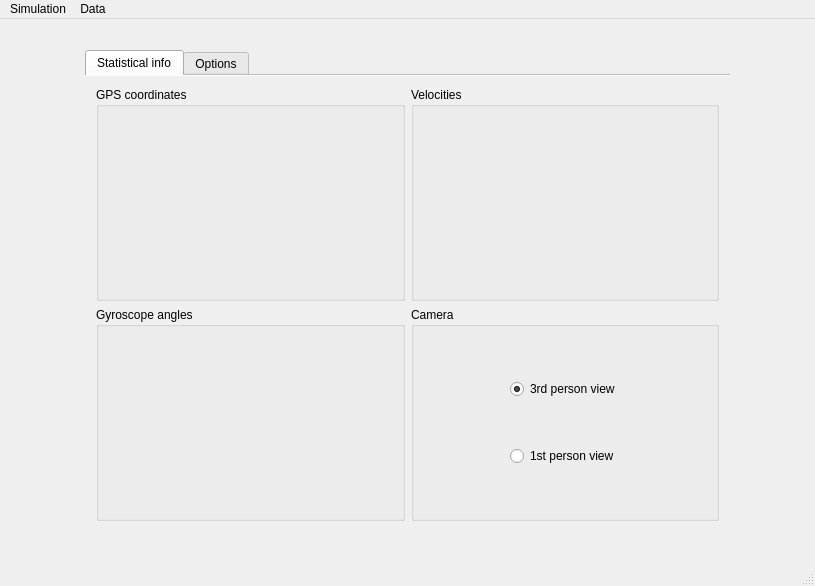
<?xml version="1.0" encoding="UTF-8"?>
<ui version="4.0">
 <class>ControlWindow</class>
 <widget class="QMainWindow" name="ControlWindow">
  <property name="geometry">
   <rect>
    <x>0</x>
    <y>0</y>
    <width>815</width>
    <height>586</height>
   </rect>
  </property>
  <property name="windowTitle">
   <string>ControlWindow</string>
  </property>
  <widget class="QWidget" name="centralWidget">
   <layout class="QGridLayout" name="gridLayout">
    <item row="0" column="0">
     <widget class="QWidget" name="MainWidget" native="true">
      <property name="sizePolicy">
       <sizepolicy hsizetype="Expanding" vsizetype="Expanding">
        <horstretch>0</horstretch>
        <verstretch>0</verstretch>
       </sizepolicy>
      </property>
      <property name="maximumSize">
       <size>
        <width>800</width>
        <height>521</height>
       </size>
      </property>
      <layout class="QGridLayout" name="gridLayout_3">
       <item row="0" column="0" alignment="Qt::AlignHCenter|Qt::AlignVCenter">
        <widget class="QTabWidget" name="tabWidget">
         <property name="maximumSize">
          <size>
           <width>782</width>
           <height>503</height>
          </size>
         </property>
         <property name="currentIndex">
          <number>0</number>
         </property>
         <property name="usesScrollButtons">
          <bool>false</bool>
         </property>
         <property name="documentMode">
          <bool>true</bool>
         </property>
         <property name="tabsClosable">
          <bool>false</bool>
         </property>
         <property name="movable">
          <bool>true</bool>
         </property>
         <widget class="QWidget" name="Stats">
          <property name="maximumSize">
           <size>
            <width>761</width>
            <height>468</height>
           </size>
          </property>
          <attribute name="title">
           <string>Statistical info</string>
          </attribute>
          <layout class="QGridLayout" name="gridLayout_2">
           <item row="0" column="0">
            <widget class="QGroupBox" name="GPSGroupBox">
             <property name="title">
              <string>GPS coordinates</string>
             </property>
             <layout class="QGridLayout" name="gridLayout_4">
              <item row="0" column="0">
               <widget class="GraphWidget" name="GPSGLWidget" native="true"/>
              </item>
             </layout>
            </widget>
           </item>
           <item row="0" column="1">
            <widget class="QGroupBox" name="VelocitiesGroupBox">
             <property name="title">
              <string>Velocities</string>
             </property>
             <layout class="QGridLayout" name="gridLayout_5">
              <item row="0" column="0">
               <widget class="GraphWidget" name="VelocitiesGLWidget" native="true"/>
              </item>
             </layout>
            </widget>
           </item>
           <item row="1" column="1">
            <widget class="QGroupBox" name="CameraGroupBox">
             <property name="title">
              <string>Camera</string>
             </property>
             <layout class="QGridLayout" name="gridLayout_7">
              <item row="0" column="0" alignment="Qt::AlignHCenter">
               <widget class="QRadioButton" name="tpvButton">
                <property name="text">
                 <string>3rd person view</string>
                </property>
                <property name="checked">
                 <bool>true</bool>
                </property>
               </widget>
              </item>
              <item row="1" column="0" alignment="Qt::AlignHCenter">
               <widget class="QRadioButton" name="fpvButton">
                <property name="text">
                 <string>1st person view</string>
                </property>
               </widget>
              </item>
             </layout>
            </widget>
           </item>
           <item row="1" column="0">
            <widget class="QGroupBox" name="AnglesGroupBox">
             <property name="title">
              <string>Gyroscope angles</string>
             </property>
             <layout class="QGridLayout" name="gridLayout_6">
              <item row="0" column="0">
               <widget class="GraphWidget" name="AnglesGLWidget" native="true"/>
              </item>
             </layout>
            </widget>
           </item>
          </layout>
         </widget>
         <widget class="QWidget" name="Options">
          <property name="maximumSize">
           <size>
            <width>761</width>
            <height>468</height>
           </size>
          </property>
          <attribute name="title">
           <string>Options</string>
          </attribute>
          <layout class="QFormLayout" name="formLayout_2">
           <item row="0" column="0" colspan="2">
            <layout class="QGridLayout" name="grid">
             <item row="0" column="0">
              <widget class="QGroupBox" name="groupBox_7">
               <property name="title">
                <string>Forces</string>
               </property>
               <layout class="QGridLayout" name="gridLayout_14">
                <item row="0" column="0">
                 <layout class="QGridLayout" name="gridLayout_18">
                  <item row="0" column="1">
                   <widget class="QDoubleSpinBox" name="doubleSpinBox_11">
                    <property name="minimum">
                     <double>0.010000000000000</double>
                    </property>
                    <property name="singleStep">
                     <double>0.010000000000000</double>
                    </property>
                    <property name="value">
                     <double>9.810000000000000</double>
                    </property>
                   </widget>
                  </item>
                  <item row="1" column="1">
                   <widget class="QDoubleSpinBox" name="doubleSpinBox_12">
                    <property name="maximum">
                     <double>0.990000000000000</double>
                    </property>
                    <property name="singleStep">
                     <double>0.010000000000000</double>
                    </property>
                    <property name="value">
                     <double>0.020000000000000</double>
                    </property>
                   </widget>
                  </item>
                  <item row="1" column="0">
                   <widget class="QLabel" name="label_18">
                    <property name="text">
                     <string>Resistance coefficient:</string>
                    </property>
                   </widget>
                  </item>
                  <item row="0" column="0">
                   <widget class="QLabel" name="label_17">
                    <property name="text">
                     <string>Gravitational constant:</string>
                    </property>
                   </widget>
                  </item>
                 </layout>
                </item>
               </layout>
              </widget>
             </item>
             <item row="0" column="1" rowspan="2">
              <widget class="QGroupBox" name="gps">
               <property name="title">
                <string>GPS</string>
               </property>
               <layout class="QGridLayout" name="gridLayout_8">
                <item row="0" column="0">
                 <widget class="QCheckBox" name="gpsNoiseCheckBox">
                  <property name="text">
                   <string>GPS noise</string>
                  </property>
                 </widget>
                </item>
                <item row="1" column="0">
                 <widget class="QLabel" name="gpsLabel">
                  <property name="text">
                   <string>Parameters:</string>
                  </property>
                 </widget>
                </item>
                <item row="2" column="0">
                 <layout class="QHBoxLayout" name="gpsMathExpect">
                  <item>
                   <widget class="QLabel" name="gpsMathExpectLabel">
                    <property name="text">
                     <string>Math expectation:</string>
                    </property>
                   </widget>
                  </item>
                  <item>
                   <widget class="QDoubleSpinBox" name="gpsMathExpectSpinBox"/>
                  </item>
                 </layout>
                </item>
                <item row="3" column="0">
                 <layout class="QHBoxLayout" name="gpsStdLayout">
                  <item>
                   <widget class="QLabel" name="stdLabel">
                    <property name="text">
                     <string>Standart deviation:</string>
                    </property>
                   </widget>
                  </item>
                  <item>
                   <widget class="QDoubleSpinBox" name="stdSpinBox"/>
                  </item>
                 </layout>
                </item>
               </layout>
              </widget>
             </item>
             <item row="0" column="2" rowspan="2">
              <widget class="QGroupBox" name="groupBox_5">
               <property name="title">
                <string>Angle</string>
               </property>
               <layout class="QGridLayout" name="gridLayout_11">
                <item row="0" column="0">
                 <widget class="QCheckBox" name="checkBox_6">
                  <property name="text">
                   <string>Gyroscope noise</string>
                  </property>
                 </widget>
                </item>
                <item row="1" column="0">
                 <widget class="QLabel" name="label_4">
                  <property name="text">
                   <string>Parameters:</string>
                  </property>
                 </widget>
                </item>
                <item row="2" column="0">
                 <layout class="QHBoxLayout" name="horizontalLayout_5">
                  <item>
                   <widget class="QLabel" name="label_11">
                    <property name="text">
                     <string>Math expectation:</string>
                    </property>
                   </widget>
                  </item>
                  <item>
                   <widget class="QDoubleSpinBox" name="doubleSpinBox_7"/>
                  </item>
                 </layout>
                </item>
                <item row="3" column="0">
                 <layout class="QHBoxLayout" name="horizontalLayout_6">
                  <item>
                   <widget class="QLabel" name="label_12">
                    <property name="text">
                     <string>Standart deviation:</string>
                    </property>
                   </widget>
                  </item>
                  <item>
                   <widget class="QDoubleSpinBox" name="doubleSpinBox_8"/>
                  </item>
                 </layout>
                </item>
               </layout>
              </widget>
             </item>
             <item row="1" column="0" rowspan="2">
              <widget class="QGroupBox" name="groupBox_8">
               <property name="title">
                <string>Physics options</string>
               </property>
               <layout class="QGridLayout" name="gridLayout_15">
                <item row="0" column="0">
                 <layout class="QGridLayout" name="gridLayout_13">
                  <item row="0" column="0">
                   <widget class="QLabel" name="label_19">
                    <property name="text">
                     <string>Physics FPS:</string>
                    </property>
                   </widget>
                  </item>
                  <item row="0" column="1">
                   <widget class="QDoubleSpinBox" name="doubleSpinBox_13">
                    <property name="minimum">
                     <double>1.000000000000000</double>
                    </property>
                    <property name="maximum">
                     <double>100.000000000000000</double>
                    </property>
                    <property name="singleStep">
                     <double>1.000000000000000</double>
                    </property>
                    <property name="value">
                     <double>30.000000000000000</double>
                    </property>
                   </widget>
                  </item>
                  <item row="1" column="0">
                   <widget class="QLabel" name="label_20">
                    <property name="text">
                     <string>Mass:</string>
                    </property>
                   </widget>
                  </item>
                  <item row="1" column="1">
                   <widget class="QDoubleSpinBox" name="doubleSpinBox_14">
                    <property name="minimum">
                     <double>0.100000000000000</double>
                    </property>
                    <property name="maximum">
                     <double>10.000000000000000</double>
                    </property>
                    <property name="singleStep">
                     <double>0.100000000000000</double>
                    </property>
                    <property name="value">
                     <double>1.500000000000000</double>
                    </property>
                   </widget>
                  </item>
                  <item row="2" column="0">
                   <widget class="QLabel" name="label_21">
                    <property name="text">
                     <string>Troque limit:</string>
                    </property>
                   </widget>
                  </item>
                  <item row="2" column="1">
                   <widget class="QDoubleSpinBox" name="doubleSpinBox_15">
                    <property name="minimum">
                     <double>2.000000000000000</double>
                    </property>
                   </widget>
                  </item>
                  <item row="3" column="0">
                   <widget class="QLabel" name="label_22">
                    <property name="text">
                     <string>Prob of action:</string>
                    </property>
                   </widget>
                  </item>
                  <item row="3" column="1">
                   <widget class="QDoubleSpinBox" name="doubleSpinBox_16">
                    <property name="maximum">
                     <double>1.000000000000000</double>
                    </property>
                    <property name="singleStep">
                     <double>0.010000000000000</double>
                    </property>
                    <property name="value">
                     <double>0.750000000000000</double>
                    </property>
                   </widget>
                  </item>
                 </layout>
                </item>
               </layout>
              </widget>
             </item>
             <item row="2" column="1" rowspan="2">
              <widget class="QGroupBox" name="groupBox_6">
               <property name="title">
                <string>Velocity</string>
               </property>
               <layout class="QGridLayout" name="gridLayout_12">
                <item row="0" column="0">
                 <widget class="QCheckBox" name="checkBox_7">
                  <property name="text">
                   <string>Velocity noise</string>
                  </property>
                 </widget>
                </item>
                <item row="1" column="0">
                 <widget class="QLabel" name="label_13">
                  <property name="text">
                   <string>Parameters:</string>
                  </property>
                 </widget>
                </item>
                <item row="2" column="0">
                 <layout class="QHBoxLayout" name="horizontalLayout_7">
                  <item>
                   <widget class="QLabel" name="label_14">
                    <property name="text">
                     <string>Math expectation:</string>
                    </property>
                   </widget>
                  </item>
                  <item>
                   <widget class="QDoubleSpinBox" name="doubleSpinBox_9"/>
                  </item>
                 </layout>
                </item>
                <item row="3" column="0">
                 <layout class="QHBoxLayout" name="horizontalLayout_8">
                  <item>
                   <widget class="QLabel" name="label_15">
                    <property name="text">
                     <string>Standart deviation:</string>
                    </property>
                   </widget>
                  </item>
                  <item>
                   <widget class="QDoubleSpinBox" name="doubleSpinBox_10"/>
                  </item>
                 </layout>
                </item>
               </layout>
              </widget>
             </item>
             <item row="2" column="2" rowspan="2">
              <widget class="QGroupBox" name="camera">
               <property name="title">
                <string>Camera</string>
               </property>
               <layout class="QGridLayout" name="gridLayout_10">
                <item row="0" column="0">
                 <widget class="QCheckBox" name="cameraCheckBox">
                  <property name="text">
                   <string>Camera noise</string>
                  </property>
                 </widget>
                </item>
                <item row="1" column="0">
                 <widget class="QLabel" name="cameraLabel">
                  <property name="text">
                   <string>Parameters:</string>
                  </property>
                 </widget>
                </item>
                <item row="2" column="0">
                 <layout class="QHBoxLayout" name="cameraMathExpectLayout">
                  <item>
                   <widget class="QLabel" name="cameraMathExpectLabel">
                    <property name="text">
                     <string>Math expectation:</string>
                    </property>
                   </widget>
                  </item>
                  <item>
                   <widget class="QDoubleSpinBox" name="cameraMathExpectSpinBox"/>
                  </item>
                 </layout>
                </item>
                <item row="3" column="0">
                 <layout class="QHBoxLayout" name="cameraStdLayout">
                  <item>
                   <widget class="QLabel" name="cameraStdLabel">
                    <property name="text">
                     <string>Standart deviation:</string>
                    </property>
                   </widget>
                  </item>
                  <item>
                   <widget class="QDoubleSpinBox" name="cameraStdSpinBox"/>
                  </item>
                 </layout>
                </item>
               </layout>
              </widget>
             </item>
             <item row="3" column="0" rowspan="2">
              <widget class="QGroupBox" name="groupBox_9">
               <property name="title">
                <string>Camera options</string>
               </property>
               <layout class="QGridLayout" name="gridLayout_16">
                <item row="0" column="0">
                 <layout class="QGridLayout" name="gridLayout_17">
                  <item row="0" column="0">
                   <widget class="QLabel" name="label">
                    <property name="text">
                     <string>View angle:</string>
                    </property>
                   </widget>
                  </item>
                  <item row="0" column="1">
                   <widget class="QSpinBox" name="spinBox">
                    <property name="minimum">
                     <number>10</number>
                    </property>
                    <property name="maximum">
                     <number>179</number>
                    </property>
                    <property name="value">
                     <number>60</number>
                    </property>
                    <property name="displayIntegerBase">
                     <number>10</number>
                    </property>
                   </widget>
                  </item>
                  <item row="1" column="0">
                   <widget class="QLabel" name="label_16">
                    <property name="text">
                     <string>View distance:</string>
                    </property>
                   </widget>
                  </item>
                  <item row="1" column="1">
                   <widget class="QSpinBox" name="spinBox_2">
                    <property name="minimum">
                     <number>100</number>
                    </property>
                    <property name="maximum">
                     <number>1000</number>
                    </property>
                    <property name="value">
                     <number>200</number>
                    </property>
                   </widget>
                  </item>
                 </layout>
                </item>
               </layout>
              </widget>
             </item>
             <item row="4" column="1">
              <widget class="QGroupBox" name="delays">
               <property name="title">
                <string>Delays</string>
               </property>
               <layout class="QGridLayout" name="gridLayout_9">
                <item row="0" column="0">
                 <layout class="QFormLayout" name="layout">
                  <item row="0" column="0">
                   <widget class="QLabel" name="readOutLabel">
                    <property name="text">
                     <string>Readout time delay:</string>
                    </property>
                   </widget>
                  </item>
                  <item row="0" column="1">
                   <widget class="QDoubleSpinBox" name="readoutSpinBox"/>
                  </item>
                  <item row="1" column="0">
                   <widget class="QLabel" name="execTimeLabel">
                    <property name="text">
                     <string>Execution time delay:</string>
                    </property>
                   </widget>
                  </item>
                  <item row="1" column="1">
                   <widget class="QDoubleSpinBox" name="execTimeSpinBox"/>
                  </item>
                 </layout>
                </item>
               </layout>
              </widget>
             </item>
             <item row="4" column="2">
              <layout class="QVBoxLayout" name="buttons">
               <item>
                <widget class="QPushButton" name="save">
                 <property name="text">
                  <string>Save</string>
                 </property>
                </widget>
               </item>
               <item>
                <widget class="QPushButton" name="reset">
                 <property name="text">
                  <string>Reset</string>
                 </property>
                </widget>
               </item>
              </layout>
             </item>
            </layout>
           </item>
          </layout>
         </widget>
        </widget>
       </item>
      </layout>
     </widget>
    </item>
   </layout>
  </widget>
  <widget class="QMenuBar" name="menuBar">
   <property name="geometry">
    <rect>
     <x>0</x>
     <y>0</y>
     <width>815</width>
     <height>22</height>
    </rect>
   </property>
   <widget class="QMenu" name="menuSimulation">
    <property name="title">
     <string>Simulation</string>
    </property>
    <addaction name="actionStart"/>
    <addaction name="actionStop"/>
    <addaction name="separator"/>
    <addaction name="actionQuit"/>
   </widget>
   <widget class="QMenu" name="menuData">
    <property name="title">
     <string>Data</string>
    </property>
    <addaction name="actionSave_Data"/>
   </widget>
   <addaction name="menuSimulation"/>
   <addaction name="menuData"/>
  </widget>
  <widget class="QStatusBar" name="statusBar"/>
  <action name="actionStart">
   <property name="text">
    <string>Start</string>
   </property>
  </action>
  <action name="actionStop">
   <property name="text">
    <string>Stop</string>
   </property>
  </action>
  <action name="actionQuit">
   <property name="text">
    <string>Quit</string>
   </property>
  </action>
  <action name="actionSave_Data">
   <property name="text">
    <string>Save Data</string>
   </property>
  </action>
 </widget>
 <layoutdefault spacing="6" margin="11"/>
 <customwidgets>
  <customwidget>
   <class>GraphWidget</class>
   <extends>QWidget</extends>
   <header>graphwidget.h</header>
   <container>1</container>
  </customwidget>
 </customwidgets>
 <resources/>
 <connections/>
</ui>
